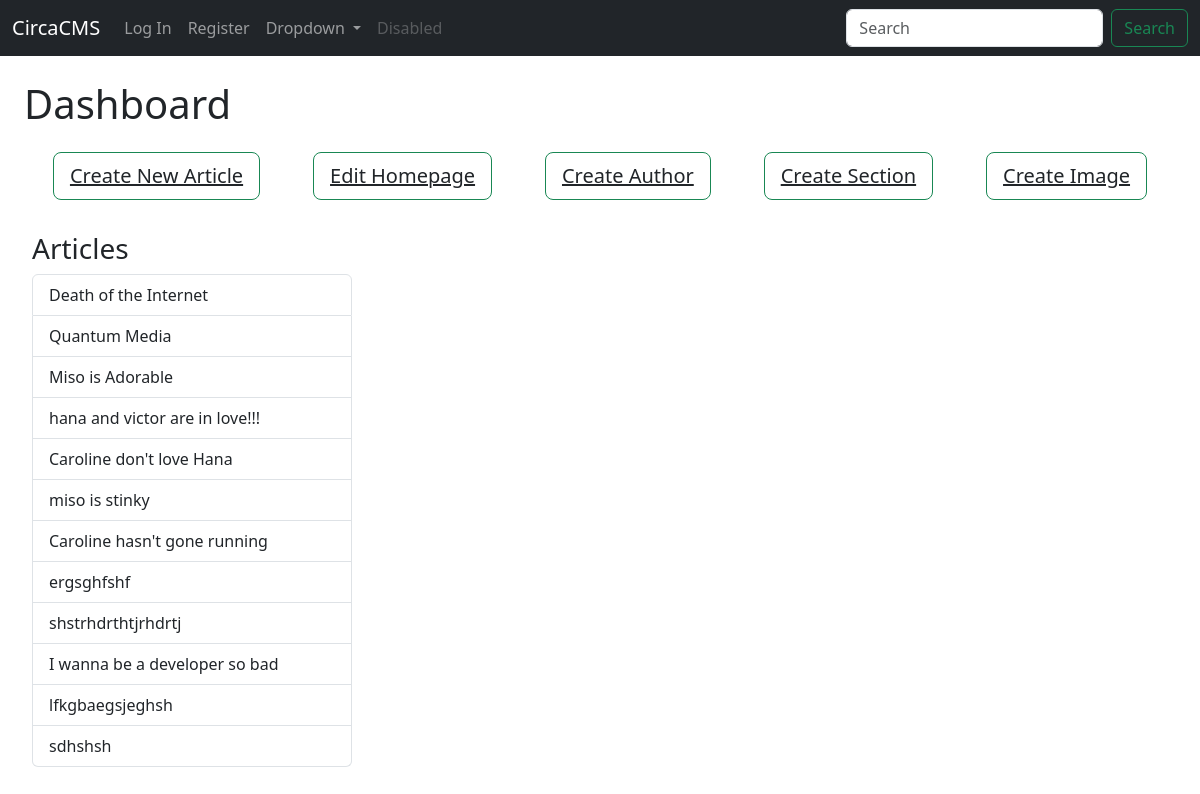
/cms_dashboard/, run on an earlier commit of the app's database.
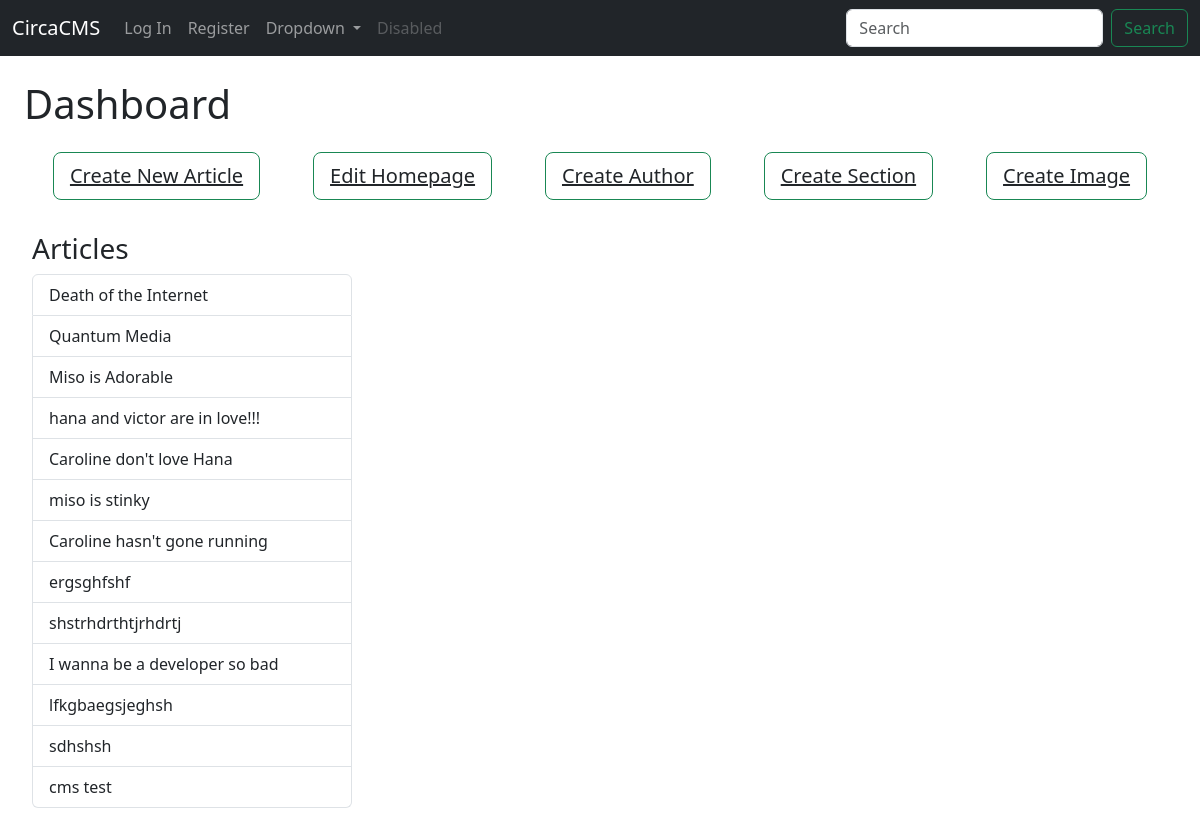
And on a later commit of the database.
### news/models.py (models this page shows, shortened)
class Article(models.Model):
    headline = models.CharField(max_length=50, blank=False, unique_for_date="date")
    main = models.ForeignKey(Image, null=True, on_delete=models.PROTECT)
    byline = models.ForeignKey(Author,null=True, on_delete=models.PROTECT)
    deck = models.CharField(max_length=240, blank=False)
    slug = models.SlugField(unique=True)
    url = models.SlugField(max_length=40, unique=True, null=True)
    date = models.DateTimeField(auto_now_add=False, null=True)
    content = HTMLField()
    section = models.ForeignKey(Section, null=True, on_delete=models.SET_NULL)
    updated_at = models.DateTimeField(blank=True, null=True)
    update_lang = models.CharField(max_length=50, blank=True, null=True)
    is_hero = models.BooleanField(default=False)
    is_featured = models.BooleanField(default=False)
    is_published = models.BooleanField(default=False)

### cms/views.py (the view)
# urls.py: path("cms_dashboard/", include("cms.urls")),
def cms_dashboard(request):
    search_content = request.GET.get('q')
    if search_content:
        return search(request, search_content)
    articles = Article.objects.all()
    return render(request, 'cms/dashboard.html', {
      'articles': articles
      })

### cms/templates/cms/dashboard.html (shortened to what this page needs)
{% extends "cms/layout.html" %}
{% block body %}
<h1 class="m-4">Dashboard</h1>
<div class="dash mx-auto">
    <div class="btn-parent">
      <button type="button" class="btn btn-outline-success btn-lg">
        <a id="btn-hover" class="link-dark" href="{% url 'create_article' %}" style="color:">
          Create New Article
        </a>
      </button>
    </div>
    <div class="btn-parent">
      <button type="button" id="hover-parent"class="btn btn-outline-success btn-lg">
        <a id="btn-hover" class="link-dark"href="{% url 'edit_homepage' %}" style="">
          Edit Homepage
        </a>
      </button>
    </div>
    <div class="btn-parent">
      <button type="button" id="hover-parent"class="btn btn-outline-success btn-lg">
        <a id="btn-hover" class="link-dark"href="{% url 'create_author' %}" style="">
          Create Author
        </a>
      </button>
    </div>
    <div class="btn-parent">
      <button type="button" id="hover-parent"class="btn btn-outline-success btn-lg">
        <a id="btn-hover" class="link-dark"href="{% url 'create_section' %}" style="">
          Create Section
        </a>
      </button>
    </div>
      <div class="btn-parent">
        <button type="button" id="hover-parent"class="btn btn-outline-success btn-lg">
          <a id="btn-hover" class="link-dark"href="{% url 'create_image' %}" style="">
            Create Image
          </a>
        </button>
      </div>
</div>
<div class="cms-articles" >
<h3>Articles</h3>
  <div class="list-group ">
  {% for article in articles %}
    <a href="{% url 'edit_article' article.id %}" class="list-group-item list-group-item-action">
      {{ article.headline }}
    </a>
  {% endfor %}
  </div>
</div>
{% endblock %}

### cms/templates/cms/layout.html (shortened to what this page needs)
{% load static %}
<!DOCTYPE html>
<html lang="en">
    <head>
        <link href="{% static 'cms/styles.css' %}" rel="stylesheet">
        <link href="https://cdn.jsdelivr.net/npm/bootstrap@5.3.3/dist/css/bootstrap.min.css" rel="stylesheet">
    </head>
    <body>
        <nav class="navbar navbar-expand-lg navbar-dark bg-dark">
            <div class="container-fluid">
                <a class="navbar-brand" href="{% url 'cms_dashboard' %}">CircaCMS</a>
              <div class="collapse navbar-collapse" id="navbarSupportedContent">
                <ul class="navbar-nav me-auto mb-2 mb-lg-0">
                {% if user.is_authenticated %}
                    <li class="nav-item">
                        <a class="nav-link" href="{% url 'logout' %}">Log Out</a>
                    </li>
                {% else %}
                    <li class="nav-item">
                        <a class="nav-link" href="{% url 'login' %}">Log In</a>
                    </li>
                    <li class="nav-item">
                        <a class="nav-link" href="{% url 'register' %}">Register</a>
                    </li>
                {% endif %}
                  <li class="nav-item dropdown">
                    <a class="nav-link dropdown-toggle" href="#" id="navbarDropdown" role="button" data-bs-toggle="dropdown" aria-expanded="false">
                      Dropdown
                    </a>
                  </li>
                  <li class="nav-item">
                    <a class="nav-link disabled" href="#" tabindex="-1" aria-disabled="true">Disabled</a>
                  </li>
                </ul>
                <form class="d-flex">
                  <input class="form-control me-2" name="q" action="{% url 'cms_dashboard' %}"  method="get" type="search" placeholder="Search" aria-label="Search">
                  <button class="btn btn-outline-success" type="submit">Search</button>
                </form>
              </div>
            </div>
          </nav>
          <div class="content">
            {% block body %}
            {% endblock %}
        </div>
    </body>
</html>

### cms/static/cms/styles.css (style rules this page uses)
.dropdown { position: relative; display: inline-block; }
.content { display: flex; flex-direction: column; }
.cms-articles { display: flex; margin: 2rem; flex-direction: column; width: 20rem; }
.dash { display: flex; justify-content: space-evenly; align-items: start; min-width: 100%; align-items: start; overflow-x: scroll; }

What changed in the data, as far as the page shows it:
added Article: headline "cms test"
